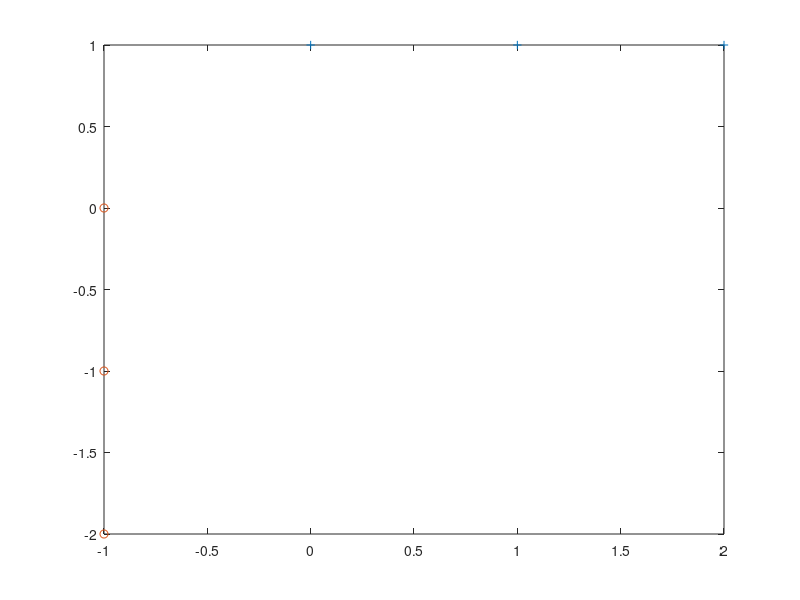

Recreate this plot in MATLAB. (Note: this script raises an error after producing the figure.)
input = load('6pointsinputs.txt');
output = load('6pointsoutputs.txt');
input(:,3) = output;
positive = input(input(:,3)==1,:);
negative = input(input(:,3)==-1,:);
figure;
plot(positive(:,1),positive(:,2) ,'+');
hold on;
plot(negative(:,1),negative(:,2) ,'o');
ax = gca;
ax.XAxisLocation = 'origin';
ax.YAxisLocation = 'origin';
legend('positive output', 'negative output');
xlim([-3,3]);
ylim([-3,3]);